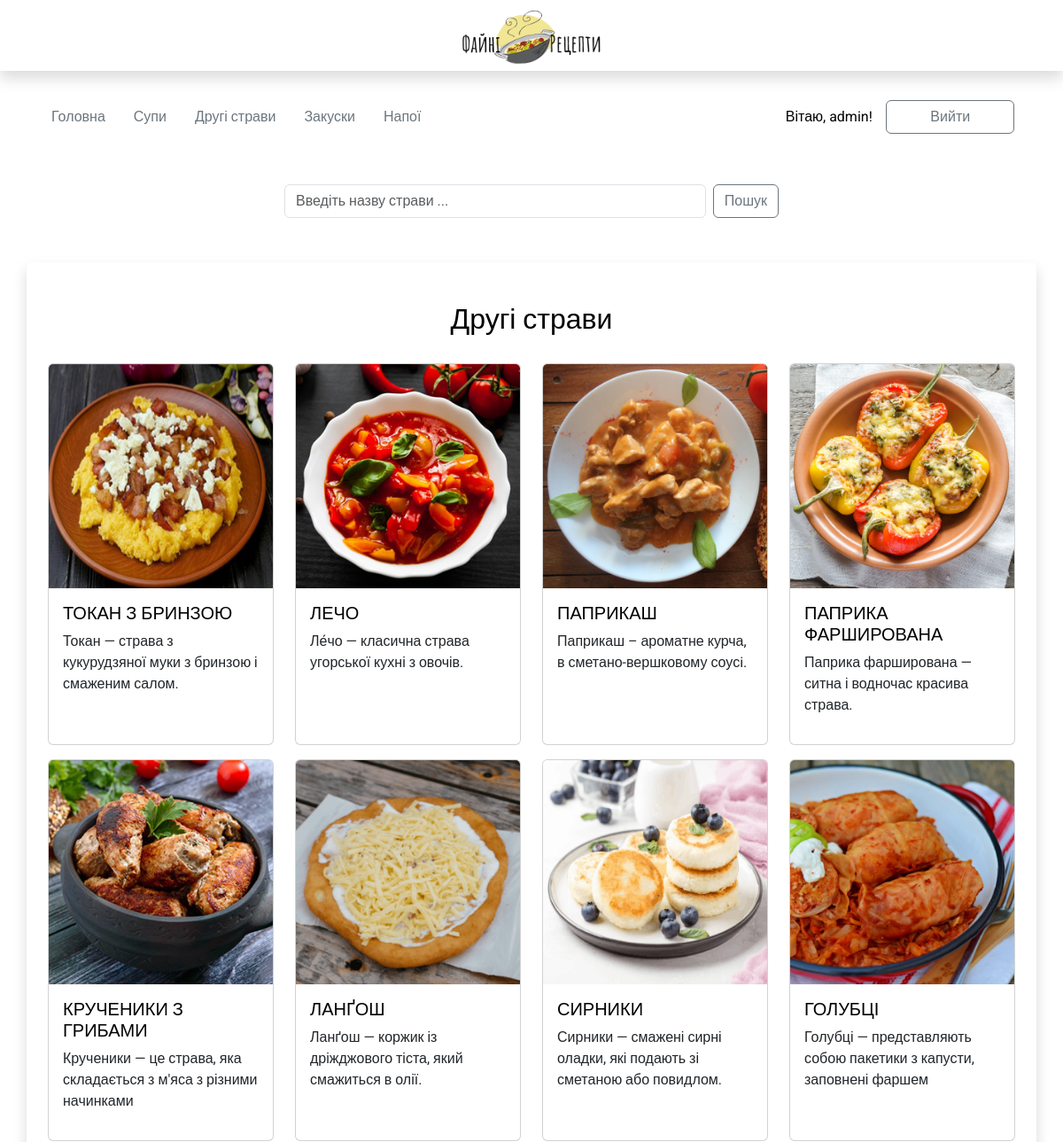
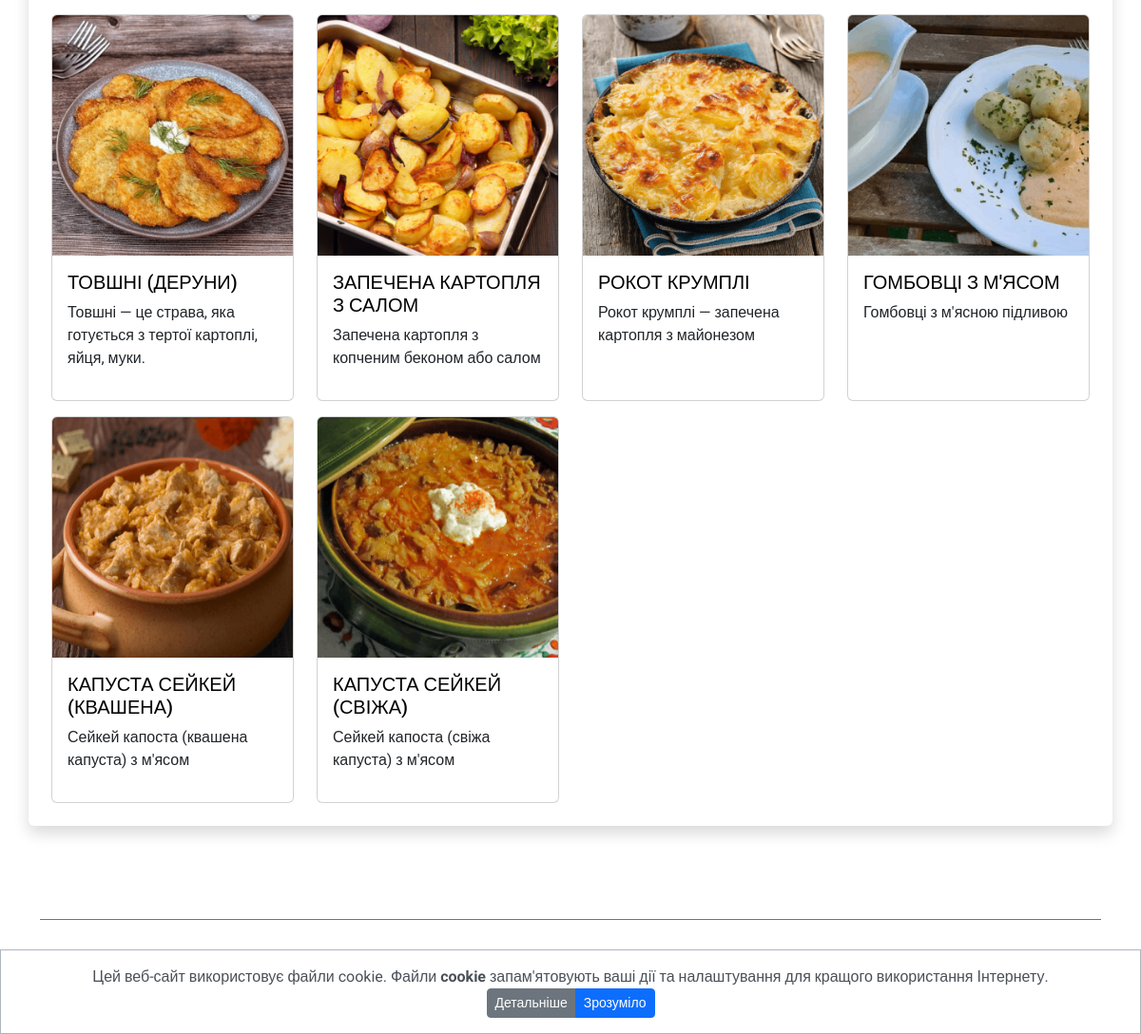
/dish (signed in), run on the app's committed database (2 pictures, top to bottom).
### my_apps/recipes_app/models.py (models this page shows, shortened)
class Recipes(models.Model):
    name = models.CharField('Назва страв', max_length=30, blank=True)
    food_type = models.CharField('Тип їжі', max_length=20, blank=True, default='')
    short_desc = models.TextField('Короткий опис', max_length=80, blank=True)
    img = models.ImageField(upload_to="media/", verbose_name='img', blank=True, null=True)
    text = RichTextUploadingField('Recipe', blank=True)

### my_apps/recipes_app/views.py (the view)
# urls.py: path('dish', dish_page, name='dish_page'),
def dish_page(request):
    dish = Recipes.objects.filter(food_type='dish')
    return render(request, 'dish_page.html', context={'dish': dish})

### my_apps/recipes_app/templates/dish_page.html
{% extends 'base.html' %}
{% load static %}
{% block content %}
<div class="recipe-item">
    <div class="container shadow p-4 mb-5 mt-5 bg-body rounded">
        <h1>Другі страви </h1>
        <div class="row gy-3">
            {% for i in dish %}
            <div class="col-lg-3 col-md-4 col-sm-6 col-6">
                <div class="card h-100 mb-3">
                    <a href="{{i.id}}"><img src="{{i.img.url}}" class="card-img-top" alt="..."></a>
                    <div class="card-body">
                    <a href="{{i.id}}">
                        <h5 class="card-title">{{i.name}}</h5>
                    </a>
                    <p class="card-text">{{i.short_desc}}</p>
                    </div>
                </div>
            </div>
            {% endfor %}
        </div>
    </div>
</div>
{% endblock content %}

### templates/base.html (shortened to what this page needs)
{% load static %}
<!DOCTYPE html>
<html lang="uk">
<head>
    <link href="https://cdn.jsdelivr.net/npm/bootstrap@5.3.0/dist/css/bootstrap.min.css" rel="stylesheet">
    <link rel="stylesheet" href="https://cdnjs.cloudflare.com/ajax/libs/normalize/8.0.1/normalize.min.css" />
    <link rel="stylesheet" type="text/css" href="{% static 'css/style.css' %}"/>
    <link rel="stylesheet" href="{% static 'ckeditor/ckeditor/content-style.css'%}" type="text/css">
</head>
<body>
    <div class="wrapper">
      <header class="header">
        <div class="container-fluid">
          <div class="logo shadow">
              <a class="logo-link" href="{% url 'index' %}">
                <img src="{% static 'img/logo.png' %}" alt="Logo" width="200" height="200" class="d-inline-block align-text-top">
              </a>
          </div>
        </div>
        <div class="container mt-4 header-second">
          <nav class="navbar menu">
              <div class="container-fluid">
                  <div class="menu-item col-xl-9 col-lg-9 col-md-8 col-sm-12">
                    <ul class="nav">
                      <li class="nav-item">
                          <a class="nav-link active" aria-current="page" href="{% url 'index' %}">Головна</a>
                      </li>
                      <li class="nav-item">
                        <a class="nav-link" href="{% url 'soup_page' %}">Супи</a>
                      </li>
                      <li class="nav-item">
                        <a class="nav-link" href="{% url 'dish_page' %}">Другі страви</a>
                      </li>
                      <li class="nav-item">
                        <a class="nav-link" href="{% url 'aperetize_page'%}">Закуски</a>
                      </li>
                      <li class="nav-item">
                        <a class="nav-link" href="{% url 'drink_page'%}">Напої</a>
                      </li>
                    </ul>
                  </div>
                  <div class="login-item col-xl-3 col-lg-3 col-md-4 col-sm-12">
                    {% if user.is_authenticated %}
                      <form method="link" action="{% url 'logout'%}" class="user-name">
                        <span>Вітаю, {{ user.username }}!</span>
                        <button type="submit" class="btn btn-outline-secondary fixed-width-btn">Вийти</button>
                      </form>
                    {% endif %}
                  </div>
              </div>
          </nav>
        </div>
      </header>
      <main class="main">
        <div class="search mt-5">
          <center>
            <div class="container">
              <div class="search">
                <div class="raw">
                  <div class="col-6">
                    <form class="d-flex" method=POST action="{% url 'search_page' %}">
                      <input class="form-control me-2" type="search" placeholder="Введіть назву страви ..." aria-label="Search" name="searched" value="{{searched|upper}}">
                      <button class="btn btn-outline-secondary" type="submit">Пошук</button>
                    </form>
                  </div>
                </div>
              </div>
            </div>
          </center>
        </div>
        <div class="content mt-5">
          {% block content %}
          {% endblock content %}
        </div>
        <div id="cb-cookie-banner" class="alert alert-dark text-center mb-0" role="alert" style="background-color: #ffffff">
          Цей веб-сайт використовує файли cookie. Файли <b>cookie</b> запам'ятовують ваші дії та налаштування для кращого використання Інтернету.
          <div class="btn-group">
            <a href="{% url 'cookies'%}" class="btn btn-secondary btn-sm">Детальніше</a>
            <button type="button" class="btn btn-primary btn-sm" onclick="window.cb_hideCookieBanner()">Зрозуміло</button>
          </div>
        </div>
      </main>
      <footer class="footer">
          <div class="container">
              <div class="footer-menu">
                  <div class="container">
                      <div class="col-12 footer_links">
                          <ul class="nav justify-content-center">
                              <li class="nav-item">
                                  <a class="nav-link active" aria-current="page" href="{% url 'index' %}">Головна</a>
                              </li>
                              <li class="nav-item">
                                <a class="nav-link" href="{% url 'soup_page' %}">Супи</a>
                              </li>
                              <li class="nav-item">
                                <a class="nav-link" href="{% url 'dish_page' %}">Другі страви</a>
                              </li>
                              <li class="nav-item">
                                <a class="nav-link" href="{% url 'aperetize_page'%}">Закуски</a>
                              </li>
                              <li class="nav-item">
                                <a class="nav-link" href="{% url 'drink_page'%}">Напої</a>
                              </li>
                          </ul>
                          <div class="about-politic">
                            <span><a href="{% url 'cookies' %}">Політика конфіденційності</a></span>
                          </div>
                          <div class="col-12 footer-rights">
                            <span>Файні Рецепти(c) <a class="nav-link" href="https://www.linkedin.com/in/liudvyk-dodi-b73583151/">ludvig_dodi 2023</a></span>
                          </div>
                      </div>
                  </div>
              </div>
          </div>
      </footer>
    </div>
</body>
</html>

### static/css/style.css (style rules this page uses)
html, body { height: 100%; color: #000000; font-family: 'Roboto', sans-serif; font-size: 1rem; }
body a { text-decoration: none; color: #000000; }
body img { padding: 0; margin: 0; max-width:100%; max-height: 100%; }
body h1, h3 { text-align: center; margin-bottom: 30px; }
.wrapper { min-height: 100%; display: flex; flex-direction: column; }
.main { flex: 1 1 auto; padding: 0 15px; }
.fixed-width-btn { width: 145px; margin-right: 5px; }
.container-fluid { padding: 0; }
.logo { display: flex; flex-direction: row; justify-content: center; align-items: center; margin: 0; height: 80px; font-family: 'Amatic SC', cursive; font-size: 1.5rem; }
.nav-link { text-decoration: none; color: #6c757d; }
form.user-name { display: flex; flex-direction: row; align-items: center; justify-content: space-around; }
.recipe-item { margin-top: 50px; }
.footer { height: 100px; margin-top: 50px; }
.footer-menu>.container { display: flex; flex-direction: column; justify-content: space-around; align-items: center; border-top: 1px solid #6c757d; padding-top: 20px; }
.footer-rights { text-align: center; margin-top: 10px; font-size: smaller; }
.footer-rights a { display: inline-block; }
.about-politic { text-align: center; margin-top: 10px; font-size: smaller; }
#cb-cookie-banner { position: fixed; bottom: 0; left: 0; width: 100%; z-index: 999; border-radius: 0; display: none; }

### data on the page
Recipes: img (picture), name "ТОКАН З БРИНЗОЮ", short_desc "Токан — страва з кукурудзяної муки з бринзою і смаженим салом."
Recipes: img (picture), name "ЛЕЧО", short_desc "Ле́чо — класична страва угорської кухні з овочів."
Recipes: img (picture), name "ПАПРИКАШ", short_desc "Паприкаш – ароматне курча, в сметано-вершковому соусi."
Recipes: img (picture), name "ПАПРИКА ФАРШИРОВАНА", short_desc "Паприка фарширована — ситна і водночас красива страва."
Recipes: img (picture), name "КРУЧЕНИКИ З ГРИБАМИ", short_desc "Крученики — це страва, яка складається з м'яса з різними начинками"
Recipes: img (picture), name "ЛАНҐОШ", short_desc "Ланґош — коржик із дріжджового тіста, який смажиться в олії."
Recipes: img (picture), name "СИРНИКИ", short_desc "Сирники — смажені сирні оладки, які подають зі сметаною або повидлом."
Recipes: img (picture), name "ГОЛУБЦІ", short_desc "Голубці — представляють собою пакетики з капусти, заповнені фаршем"
Recipes: img (picture), name "ТОВШНІ (ДЕРУНИ)", short_desc "Товшні — це страва, яка готується з тертої картоплі, яйця, муки."
Recipes: img (picture), name "ЗАПЕЧЕНА КАРТОПЛЯ З САЛОМ", short_desc "Запечена картопля з копченим беконом або салом"
Recipes: img (picture), name "РОКОТ КРУМПЛІ", short_desc "Рокот крумплі — запечена картопля з майонезом"
Recipes: img (picture), name "ГОМБОВЦІ З М'ЯСОМ", short_desc "Гомбовці з м'ясною підливою"
Recipes: img (picture), name "КАПУСТА СЕЙКЕЙ (КВАШЕНА)", short_desc "Сейкей капоста (квашена капуста) з м'ясом"
Recipes: img (picture), name "КАПУСТА СЕЙКЕЙ (СВІЖА)", short_desc "Сейкей капоста (свіжа капуста) з м'ясом"

### other printed values
{{ user.username }} "admin"
